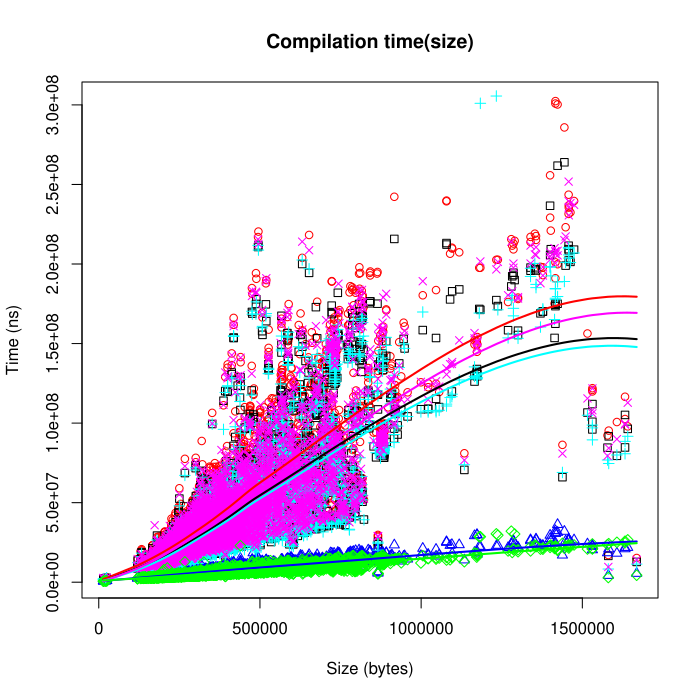

Reproduce this figure in R.
data1 <- read.table("wasmer-cranelift-none.txt", header=FALSE)
data2 <- read.table("wasmer-cranelift-speed.txt", header=FALSE)
data3 <- read.table("wasmer-singlepass.txt", header=FALSE)
data4 <- read.table("wasmtime-cranelift-none.txt", header=FALSE)
data5 <- read.table("wasmtime-cranelift-speed.txt", header=FALSE)
data6 <- read.table("wasmtime-winch.txt", header=FALSE)

plot(data2$V2, data2$V3, xlab="Size (bytes)", ylab="Time (ns)", main="Compilation time(size)", col="red", pch=1)

points(data1$V2, data1$V3, col="black", pch=0)
points(data3$V2, data3$V3, col="blue", pch=2)
points(data4$V2, data4$V3, col="cyan", pch=3)
points(data5$V2, data5$V3, col="magenta", pch=4)
points(data6$V2, data6$V3, col="green", pch=5)

fit <- loess(V3 ~ V2, data = data1)
lines(sort(data1$V2), predict(fit, newdata = data.frame(V2=sort(data1$V2))), col="black", lwd=2)

fit <- loess(V3 ~ V2, data = data2)
lines(sort(data2$V2), predict(fit, newdata = data.frame(V2=sort(data2$V2))), col="red", lwd=2)

fit <- loess(V3 ~ V2, data = data3)
lines(sort(data3$V2), predict(fit, newdata = data.frame(V2=sort(data3$V2))), col="blue", lwd=2)

fit <- loess(V3 ~ V2, data = data4)
lines(sort(data4$V2), predict(fit, newdata = data.frame(V2=sort(data4$V2))), col="cyan", lwd=2)

fit <- loess(V3 ~ V2, data = data5)
lines(sort(data5$V2), predict(fit, newdata = data.frame(V2=sort(data5$V2))), col="magenta", lwd=2)

fit <- loess(V3 ~ V2, data = data6)
lines(sort(data6$V2), predict(fit, newdata = data.frame(V2=sort(data6$V2))), col="green", lwd=2)
